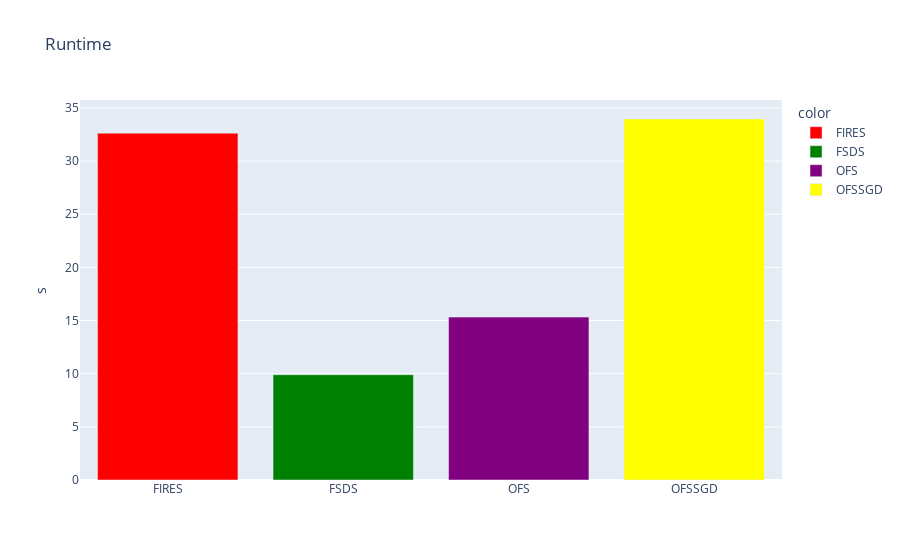

Notebook cell for this chart:
### Code cell
# run times
col_names = ["FIRES","FSDS", "OFS", "OFSSGD"]
values = [fires_cuda_run_time, fsds_run_time, ofs_run_time, ofssgd_run_time]
fig = px.bar(x=col_names, y=values, title="Runtime", labels={"y":"s", "x":""}, color=col_names, color_discrete_map={'FIRES': 'red', 
                                                   'FSDS': 'green', 'OFS': 'purple', "OFSSGD":"yellow"})

fig.show()

### Figure 1 — Plotly figure (JSON) as saved in the notebook; plotly's stock layout.template omitted (floating-point values rounded to 4 significant figures)
{"data": [{"alignmentgroup": "True", "hovertemplate": "color=FIRES<br>=%{x}<br>s=%{y}<extra></extra>", "legendgroup": "FIRES", "marker": {"color": "red"}, "name": "FIRES", "offsetgroup": "FIRES", "orientation": "v", "showlegend": true, "textposition": "auto", "type": "bar", "x": ["FIRES"], "xaxis": "x", "y": [32.63], "yaxis": "y"}, {"alignmentgroup": "True", "hovertemplate": "color=FSDS<br>=%{x}<br>s=%{y}<extra></extra>", "legendgroup": "FSDS", "marker": {"color": "green"}, "name": "FSDS", "offsetgroup": "FSDS", "orientation": "v", "showlegend": true, "textposition": "auto", "type": "bar", "x": ["FSDS"], "xaxis": "x", "y": [9.904], "yaxis": "y"}, {"alignmentgroup": "True", "hovertemplate": "color=OFS<br>=%{x}<br>s=%{y}<extra></extra>", "legendgroup": "OFS", "marker": {"color": "purple"}, "name": "OFS", "offsetgroup": "OFS", "orientation": "v", "showlegend": true, "textposition": "auto", "type": "bar", "x": ["OFS"], "xaxis": "x", "y": [15.32], "yaxis": "y"}, {"alignmentgroup": "True", "hovertemplate": "color=OFSSGD<br>=%{x}<br>s=%{y}<extra></extra>", "legendgroup": "OFSSGD", "marker": {"color": "yellow"}, "name": "OFSSGD", "offsetgroup": "OFSSGD", "orientation": "v", "showlegend": true, "textposition": "auto", "type": "bar", "x": ["OFSSGD"], "xaxis": "x", "y": [33.96], "yaxis": "y"}], "layout": {"barmode": "relative", "legend": {"title": {"text": "color"}, "tracegroupgap": 0}, "title": {"text": "Runtime"}, "xaxis": {"anchor": "y", "domain": [0, 1], "title": {"text": ""}}, "yaxis": {"anchor": "x", "domain": [0, 1], "title": {"text": "s"}}}}
